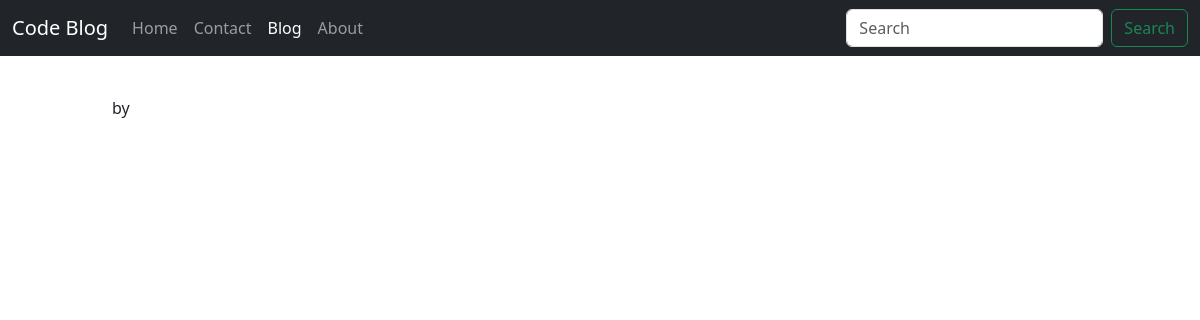
Page /blog/pythonblog on the earlier database version.
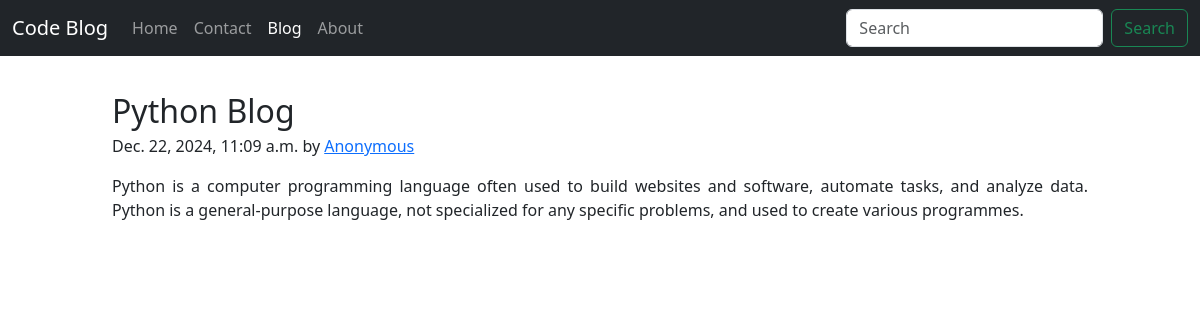
Same page on the later database version.
### blog/models.py (models this page shows, shortened)
class Post(models.Model):
    sno = models.AutoField(primary_key=True)
    title = models.CharField(max_length=50)
    content = models.TextField()
    author = models.CharField(max_length=15)
    slug = models.CharField(max_length=50)
    timestamp = models.DateTimeField(blank=True)

### blog/views.py (the view)
# urls.py: path('<str:slug>', views.blogpost, name='blogpost'),
def blogpost (request,slug):
    post = Post.objects.filter(slug=slug).first()
    contex = {'post': post}
    return render(request,'blog/blogpost.html',contex)

### templates/blog/blogpost.html (shortened to what this page needs)
{% extends 'home/base.html' %}
{% block ac-blog %}
  <a class="nav-link active" aria-current="page" href="/blog">Blog</a>
{% endblock %}
{% block body %}
<div class="container my-3" style="padding-top: 20px; max-width: 1000px;">
  <article class="blog-post">
    <h2 class="blog-post-title mb-1">{{post.title}}</h2>
    <p class="blog-post-meta"> {{post.timestamp}} by <a href="/about">{{post.author}}</a></p>
    <p style="text-align: justify;">{{post.content}}</p>
  </article>
</div>
{% endblock %}

### templates/home/base.html (shortened to what this page needs)
<!doctype html>
<html lang="en">
  <head>
    <link href="https://cdn.jsdelivr.net/npm/bootstrap@5.3.3/dist/css/bootstrap.min.css" rel="stylesheet">
  </head>
  <body style="background-image: url(https://encrypted-tbn0.gstatic.com/images?q=tbn:ANd9GcRwXKfhU2cBZyyjZ1GgLad7i8jEdbTYGqKFPQ&s); background-size: cover;">
    <nav class="navbar navbar-expand-lg navbar-dark bg-dark">
        <div class="container-fluid transbox" >
          <a class="navbar-brand" href="/">Code Blog</a>
          <div class="collapse navbar-collapse" id="navbarSupportedContent">
            <ul class="navbar-nav me-auto mb-2 mb-lg-0">
              <li class="nav-item">
                {% block ac-home %}<a class="nav-link" aria-current="page" href="/">Home</a>{% endblock %}
              </li>
              <li class="nav-item">
                {% block ac-con %}<a class="nav-link" href="/contact">Contact</a>{% endblock %}
              </li>
              <li class="nav-item">
                {% block ac-blog %}<a class="nav-link" href="/blog">Blog</a>{% endblock %}
              </li>
              <li class="nav-item">
                {% block ac-about %}<a class="nav-link" href="/about">About</a>{% endblock %}
              </li>
            </ul>
            <form action="/search" method="get" class="d-flex" role="search" >
              <input name="query" class="form-control me-2" type="search" placeholder="Search" aria-label="Search">
              <button class="btn btn-outline-success" type="submit">Search</button>
            </form>
          </div>
        </div>
      </nav>
        {% block body %}
        {% endblock %}
    </body>
  </html>

Differences in the rows shown:
added Post: title "Python Blog", timestamp "Dec. 22, 2024, 11:09 a.m.", author "Anonymous", content "Python is a computer programming language often used to build websites and software, automate tasks, and analyze data. Python is a general-purpose language, not specialized for any specific problems, and used to create various programmes."
